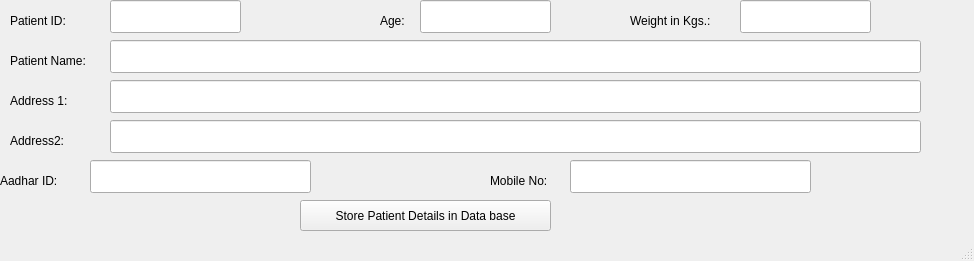
<?xml version="1.0" encoding="UTF-8"?>
<ui version="4.0">
 <class>MainWindow</class>
 <widget class="QMainWindow" name="MainWindow">
  <property name="geometry">
   <rect>
    <x>0</x>
    <y>0</y>
    <width>974</width>
    <height>261</height>
   </rect>
  </property>
  <property name="windowTitle">
   <string>Patient Details</string>
  </property>
  <widget class="QWidget" name="centralwidget">
   <widget class="QLabel" name="label">
    <property name="geometry">
     <rect>
      <x>0</x>
      <y>170</y>
      <width>91</width>
      <height>21</height>
     </rect>
    </property>
    <property name="text">
     <string>Aadhar ID:</string>
    </property>
   </widget>
   <widget class="QLineEdit" name="lineEdit">
    <property name="geometry">
     <rect>
      <x>90</x>
      <y>160</y>
      <width>221</width>
      <height>33</height>
     </rect>
    </property>
   </widget>
   <widget class="QPushButton" name="pushButton">
    <property name="geometry">
     <rect>
      <x>300</x>
      <y>200</y>
      <width>251</width>
      <height>31</height>
     </rect>
    </property>
    <property name="text">
     <string>Store Patient Details in Data base</string>
    </property>
   </widget>
   <widget class="QLineEdit" name="lineEdit_3">
    <property name="geometry">
     <rect>
      <x>110</x>
      <y>0</y>
      <width>131</width>
      <height>33</height>
     </rect>
    </property>
   </widget>
   <widget class="QLineEdit" name="lineEdit_4">
    <property name="geometry">
     <rect>
      <x>110</x>
      <y>40</y>
      <width>811</width>
      <height>33</height>
     </rect>
    </property>
   </widget>
   <widget class="QLineEdit" name="lineEdit_5">
    <property name="geometry">
     <rect>
      <x>110</x>
      <y>80</y>
      <width>811</width>
      <height>33</height>
     </rect>
    </property>
   </widget>
   <widget class="QLineEdit" name="lineEdit_6">
    <property name="geometry">
     <rect>
      <x>110</x>
      <y>120</y>
      <width>811</width>
      <height>33</height>
     </rect>
    </property>
   </widget>
   <widget class="QLabel" name="label_3">
    <property name="geometry">
     <rect>
      <x>10</x>
      <y>10</y>
      <width>81</width>
      <height>21</height>
     </rect>
    </property>
    <property name="text">
     <string>Patient ID:</string>
    </property>
   </widget>
   <widget class="QLabel" name="label_4">
    <property name="geometry">
     <rect>
      <x>10</x>
      <y>50</y>
      <width>101</width>
      <height>21</height>
     </rect>
    </property>
    <property name="text">
     <string>Patient Name:</string>
    </property>
   </widget>
   <widget class="QLabel" name="label_5">
    <property name="geometry">
     <rect>
      <x>10</x>
      <y>130</y>
      <width>141</width>
      <height>21</height>
     </rect>
    </property>
    <property name="text">
     <string>Address2:</string>
    </property>
   </widget>
   <widget class="QLabel" name="label_6">
    <property name="geometry">
     <rect>
      <x>10</x>
      <y>90</y>
      <width>91</width>
      <height>21</height>
     </rect>
    </property>
    <property name="text">
     <string>Address 1:</string>
    </property>
   </widget>
   <widget class="QLabel" name="label_2">
    <property name="geometry">
     <rect>
      <x>490</x>
      <y>170</y>
      <width>81</width>
      <height>21</height>
     </rect>
    </property>
    <property name="text">
     <string>Mobile No:</string>
    </property>
   </widget>
   <widget class="QLineEdit" name="lineEdit_2">
    <property name="geometry">
     <rect>
      <x>570</x>
      <y>160</y>
      <width>241</width>
      <height>33</height>
     </rect>
    </property>
   </widget>
   <widget class="QLineEdit" name="lineEdit_7">
    <property name="geometry">
     <rect>
      <x>420</x>
      <y>0</y>
      <width>131</width>
      <height>33</height>
     </rect>
    </property>
   </widget>
   <widget class="QLabel" name="label_7">
    <property name="geometry">
     <rect>
      <x>380</x>
      <y>10</y>
      <width>41</width>
      <height>21</height>
     </rect>
    </property>
    <property name="text">
     <string>Age:</string>
    </property>
   </widget>
   <widget class="QLineEdit" name="lineEdit_8">
    <property name="geometry">
     <rect>
      <x>740</x>
      <y>0</y>
      <width>131</width>
      <height>33</height>
     </rect>
    </property>
   </widget>
   <widget class="QLabel" name="label_8">
    <property name="geometry">
     <rect>
      <x>630</x>
      <y>10</y>
      <width>111</width>
      <height>21</height>
     </rect>
    </property>
    <property name="text">
     <string>Weight in Kgs.:</string>
    </property>
   </widget>
  </widget>
  <widget class="QStatusBar" name="statusbar"/>
 </widget>
 <resources/>
 <connections/>
</ui>
